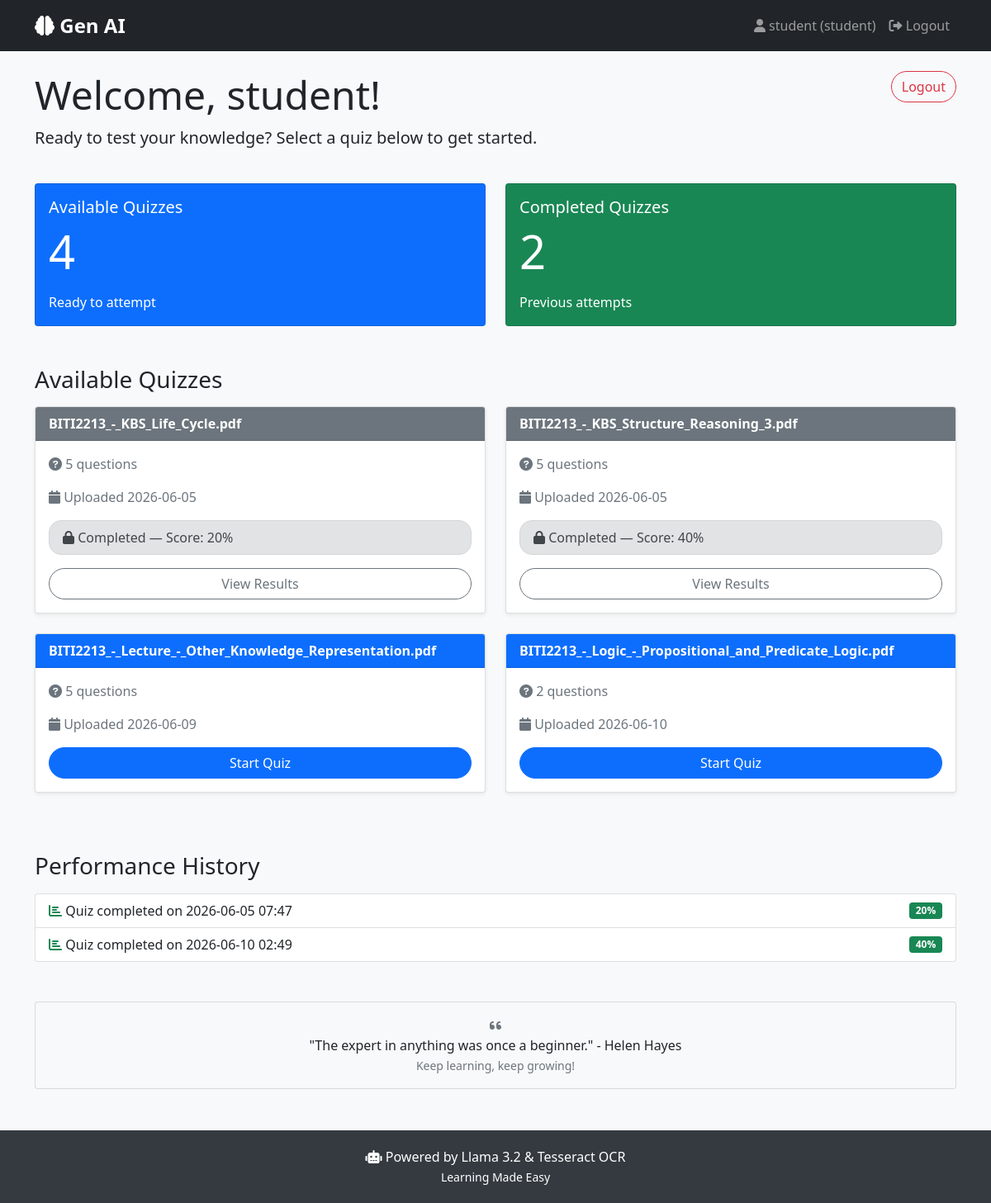
/student/dashboard (signed in), run on the app's committed database.
### models.py (models this page shows)
class User(UserMixin, db.Model):
    __tablename__ = 'users'
    id = db.Column(db.String(36), primary_key=True, default=lambda: str(uuid.uuid4()))
    username = db.Column(db.String(80), unique=True, nullable=False)
    password = db.Column(db.String(120), nullable=False)
    role = db.Column(db.String(20), nullable=False)  # 'teacher' or 'student'
    created_at = db.Column(db.DateTime, default=datetime.utcnow)
    documents = db.relationship('Document', backref='teacher', lazy=True)
    answers = db.relationship('StudentAnswer', backref='student', lazy=True)
    feedbacks = db.relationship('Feedback', backref='student', lazy=True)

class Document(db.Model):
    __tablename__ = 'documents'
    id = db.Column(db.String(36), primary_key=True, default=lambda: str(uuid.uuid4()))
    teacher_id = db.Column(db.String(36), db.ForeignKey('users.id'), nullable=False)
    filename = db.Column(db.String(200), nullable=False)
    title = db.Column(db.String(200), nullable=True)  # Teacher-given quiz title
    extracted_text = db.Column(db.Text, nullable=False)
    uploaded_at = db.Column(db.DateTime, default=datetime.utcnow)
    status = db.Column(db.String(50), default='pending')  # pending, processing, completed
    questions = db.relationship('Question', backref='document', lazy=True)

class StudentQuizSession(db.Model):
    __tablename__ = 'student_quiz_sessions'
    id = db.Column(db.String(36), primary_key=True, default=lambda: str(uuid.uuid4()))
    student_id = db.Column(db.String(36), db.ForeignKey('users.id'), nullable=False)
    doc_id = db.Column(db.String(36), db.ForeignKey('documents.id'), nullable=True)  # Which quiz this session is for
    started_at = db.Column(db.DateTime, default=datetime.utcnow)
    completed_at = db.Column(db.DateTime)
    total_score = db.Column(db.Float, default=0)
    total_possible = db.Column(db.Integer, default=0)

### app.py (the view)
@app.route('/student/dashboard')
@login_required
def student_dashboard():
    if current_user.role != 'student':
        flash('Access denied', 'danger')
        return redirect(url_for('index'))
    documents_with_questions = Document.query.join(Question).filter(
        Question.is_published == True
    ).distinct().all()
    available_quizzes = []
    for doc in documents_with_questions:
        question_count = Question.query.filter_by(
            document_id=doc.id,
            is_published=True
        ).count()
        completed_session = StudentQuizSession.query.filter_by(
            student_id=current_user.id,
            doc_id=doc.id
        ).filter(StudentQuizSession.completed_at.isnot(None)).first()
        in_progress_session = StudentQuizSession.query.filter_by(
            student_id=current_user.id,
            doc_id=doc.id,
            completed_at=None
        ).first()
        available_quizzes.append({
            'doc': doc,
            'question_count': question_count,
            'completed_session': completed_session,
            'in_progress_session': in_progress_session
        })
    completed_sessions = StudentQuizSession.query.filter_by(
        student_id=current_user.id
    ).filter(StudentQuizSession.completed_at.isnot(None)).all()
    return render_template('student/dashboard.html',
                         available_quizzes=available_quizzes,
                         completed_sessions=completed_sessions)

### app.py (called while the page is built)
@login_manager.user_loader
def load_user(user_id):
    return User.query.get(user_id)

### templates/student/dashboard.html (shortened to what this page needs)
{% extends "base.html" %}
{% block content %}
<div class="container mt-4">
    <div class="row">
        <div class="col-md-8">
            <h1 class="display-5">Welcome, {{ current_user.username }}!</h1>
            <p class="lead">Ready to test your knowledge? Select a quiz below to get started.</p>
        </div>
        <div class="col-md-4 text-end">
            <a href="{{ url_for('logout') }}" class="btn btn-outline-danger">Logout</a>
        </div>
    </div>
    <div class="row mt-4">
        <div class="col-md-6">
            <div class="card bg-primary text-white">
                <div class="card-body">
                    <h5 class="card-title">Available Quizzes</h5>
                    <p class="display-4">{{ available_quizzes|length }}</p>
                    <p class="card-text">Ready to attempt</p>
                </div>
            </div>
        </div>
        <div class="col-md-6">
            <div class="card bg-success text-white">
                <div class="card-body">
                    <h5 class="card-title">Completed Quizzes</h5>
                    <p class="display-4">{{ completed_sessions|length }}</p>
                    <p class="card-text">Previous attempts</p>
                </div>
            </div>
        </div>
    </div>
    <h3 class="mt-5">Available Quizzes</h3>
    <div class="row mt-3">
        {% if available_quizzes %}
            {% for quiz in available_quizzes %}
            <div class="col-md-6 mb-4">
                <div class="card shadow-sm h-100">
                    <div class="card-header
                        {% if quiz.completed_session %}bg-secondary
                        {% elif quiz.in_progress_session %}bg-warning
                        {% else %}bg-primary{% endif %} text-white">
                        <strong>{{ quiz.doc.title or quiz.doc.filename }}</strong>
                    </div>
                    <div class="card-body">
                        <p class="text-muted">
                            <i class="fas fa-question-circle"></i>
                            {{ quiz.question_count }} question{{ 's' if quiz.question_count != 1 }}
                        </p>
                        <p class="text-muted">
                            <i class="fas fa-calendar"></i>
                            Uploaded {{ quiz.doc.uploaded_at.strftime('%Y-%m-%d') }}
                        </p>
                        {% if quiz.completed_session %}
                            <div class="alert alert-secondary py-2">
                                <i class="fas fa-lock"></i> Completed —
                                Score: {{ (quiz.completed_session.total_score / quiz.completed_session.total_possible * 100)|round|int }}%
                            </div>
                            <a href="{{ url_for('view_performance', session_id=quiz.completed_session.id) }}"
                               class="btn btn-outline-secondary w-100">
                                View Results
                            </a>
                        {% else %}
                            <a href="{{ url_for('take_quiz', doc_id=quiz.doc.id) }}"
                               class="btn btn-primary w-100">
                                Start Quiz
                            </a>
                        {% endif %}
                    </div>
                </div>
            </div>
            {% endfor %}
        {% else %}
            <div class="col-12">
                <div class="alert alert-info">
                    No quizzes available yet. Check back later — teachers are preparing questions.
                </div>
            </div>
        {% endif %}
    </div>
    {% if completed_sessions %}
    <h3 class="mt-5">Performance History</h3>
    <div class="list-group mt-3 mb-5">
        {% for s in completed_sessions[-5:] %}
        <a href="{{ url_for('view_performance', session_id=s.id) }}"
           class="list-group-item list-group-item-action d-flex justify-content-between align-items-center">
            <span>
                <i class="fas fa-chart-bar text-success"></i>
                Quiz completed on {{ s.completed_at.strftime('%Y-%m-%d %H:%M') }}
            </span>
            <span class="badge bg-success">
                {% if s.total_possible > 0 %}
                    {{ (s.total_score / s.total_possible * 100)|round|int }}%
                {% else %}
                    0%
                {% endif %}
            </span>
        </a>
        {% endfor %}
    </div>
    {% endif %}
    <div class="row mt-4 mb-5">
        <div class="col-12">
            <div class="card bg-light">
                <div class="card-body text-center">
                    <i class="fas fa-quote-left text-muted"></i>
                    <p class="mb-0">"The expert in anything was once a beginner." - Helen Hayes</p>
                    <small class="text-muted">Keep learning, keep growing!</small>
                </div>
            </div>
        </div>
    </div>
</div>
{% endblock %}

### templates/base.html (shortened to what this page needs)
<!DOCTYPE html>
<html lang="en">
<head>
    <link href="https://cdn.jsdelivr.net/npm/bootstrap@5.1.3/dist/css/bootstrap.min.css" rel="stylesheet">
    <link rel="stylesheet" href="https://cdnjs.cloudflare.com/ajax/libs/font-awesome/6.0.0/css/all.min.css">
</head>
<body>
    <nav class="navbar navbar-expand-lg navbar-dark bg-dark">
        <div class="container">
            <a class="navbar-brand" href="{{ url_for('index') }}">
                <i class="fas fa-brain"></i> Gen AI
            </a>
            <div class="collapse navbar-collapse" id="navbarNav">
                <ul class="navbar-nav ms-auto">
                    {% if current_user.is_authenticated %}
                        <li class="nav-item">
                            <span class="nav-link">
                                <i class="fas fa-user"></i> {{ current_user.username }} ({{ current_user.role }})
                            </span>
                        </li>
                        <li class="nav-item">
                            <a class="nav-link" href="{{ url_for('logout') }}">
                                <i class="fas fa-sign-out-alt"></i> Logout
                            </a>
                        </li>
                    {% endif %}
                </ul>
            </div>
        </div>
    </nav>
    {% block content %}{% endblock %}
    <footer class="footer">
        <div class="container text-center">
            <p class="mb-0">
                <i class="fas fa-robot"></i> Powered by Llama 3.2 & Tesseract OCR
                <br>
                <small>Learning Made Easy</small>
            </p>
        </div>
    </footer>
</body>
</html>

### templates/base.html (style rules this page uses)
body { background-color: #f8f9fa; font-family: 'Segoe UI', Tahoma, Geneva, Verdana, sans-serif; }
.navbar-brand { font-weight: bold; font-size: 1.5rem; }
.footer { background-color: #343a40; color: white; padding: 20px 0; margin-top: 50px; }
.btn { border-radius: 25px; }
.alert { border-radius: 15px; }

### data on the page
User: username "student", role "student"
Document: doc "BITI2213_-_KBS_Life_Cycle.pdf", doc.uploaded_at "2026-06-05"
StudentQuizSession: total_score+total_possible "20", completed_at "2026-06-05 07:47", (s.total_score/s.total_possible*100)|round|int "20"
Document: doc "BITI2213_-_KBS_Structure_Reasoning_3.pdf", doc.uploaded_at "2026-06-05"
StudentQuizSession: total_score+total_possible "40", completed_at "2026-06-10 02:49", (s.total_score/s.total_possible*100)|round|int "40"
Document: doc "BITI2213_-_Lecture_-_Other_Knowledge_Representation.pdf", doc.uploaded_at "2026-06-09"
Document: doc "BITI2213_-_Logic_-_Propositional_and_Predicate_Logic.pdf", doc.uploaded_at "2026-06-10"

### other printed values
{{ available_quizzes|length }} "4"
{{ completed_sessions|length }} "2"
{{ quiz.question_count }} "5" "5" "5" "2"
{{ 's' if quiz.question_count != 1 }} "s" "s" "s" "s"
